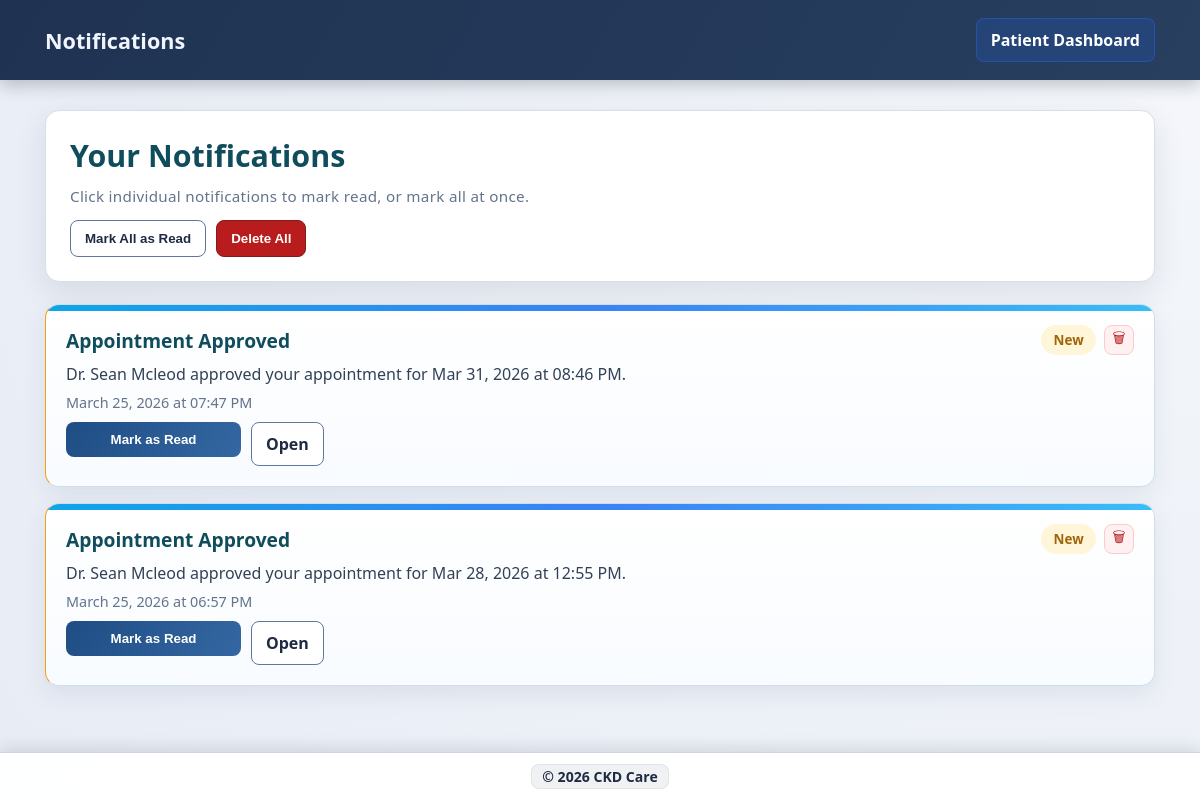
/notifications (signed in), run on the app's committed database.
### app.py (models this page shows)
class Notification(db.Model):
    id = db.Column(db.Integer, primary_key=True)
    user_id = db.Column(db.Integer, db.ForeignKey('user.id'), nullable=False)
    title = db.Column(db.String(180), nullable=False)
    message = db.Column(db.Text, nullable=False)
    notification_type = db.Column(db.String(30), default='info')
    link = db.Column(db.String(255))
    is_read = db.Column(db.Boolean, default=False)
    created_at = db.Column(db.DateTime, default=datetime.utcnow)

### app.py (the view)
@app.route('/notifications')
@login_required
def notifications_page():
    user_id = session.get('user_id')
    notifications = Notification.query.filter_by(user_id=user_id).order_by(Notification.created_at.desc()).all()
    return render_template('notifications.html', notifications=notifications)

### app.py (called while the page is built)
def format_datetime(value, fmt='%B %d, %Y at %I:%M %p', tz=None):
    if value is None:
        return ''
    if not isinstance(value, datetime):
        return str(value)
    if value.tzinfo is None:
        value = value.replace(tzinfo=timezone.utc)
    if tz is None:
        tz = DEFAULT_TIMEZONE
    if tz:
        try:
            value = value.astimezone(tz)
        except Exception:
            value = value.astimezone(timezone.utc)
    return value.strftime(fmt)

def login_required(f):
    @wraps(f)
    def decorated_function(*args, **kwargs):
        if 'user_id' not in session:
            return redirect(url_for('login'))
        return f(*args, **kwargs)
    return decorated_function

def get_unread_notification_count(user_id):
    return Notification.query.filter_by(user_id=user_id, is_read=False).count()

@app.context_processor
def inject_global_notification_state():
    user_id = session.get('user_id')
    data = {'unread_notification_count': 0}
    if user_id:
        data['unread_notification_count'] = get_unread_notification_count(user_id)
    data['current_year'] = datetime.utcnow().year
    return data

### templates/notifications.html (shortened to what this page needs)
<!DOCTYPE html>
<html lang="en">
<head>
    <link rel="stylesheet" href="{{ url_for('static', filename='css/consult.css') }}">
</head>
<body>
    <nav class="navbar">
        <div class="navbar-container">
            <div class="navbar-brand"><h2>Notifications</h2></div>
            <div class="navbar-menu">
                {% if session.get('user_role') == 'doctor' %}
                <a href="{{ url_for('doctor_dashboard') }}" class="btn btn-secondary">Doctor Dashboard</a>
                {% else %}
                <a href="{{ url_for('dashboard') }}" class="btn btn-secondary">Patient Dashboard</a>
                {% endif %}
            </div>
        </div>
    </nav>
    <div class="container">
        <div class="page-header">
            <h1>Your Notifications</h1>
            <p>Click individual notifications to mark read, or mark all at once.</p>
            {% if notifications %}
            <div class="card-actions" style="margin-top: 12px;">
                <form method="POST" action="{{ url_for('mark_all_notifications_read') }}">
                    <button class="btn btn-outline" type="submit">Mark All as Read</button>
                </form>
                <form method="POST" action="{{ url_for('delete_all_notifications') }}">
                    <button class="btn btn-danger" type="submit">Delete All</button>
                </form>
            </div>
            {% endif %}
        </div>
        {% if notifications %}
            <div class="appointments-grid">
                {% for note in notifications %}
                    <div class="appointment-card" style="border-left-color: {{ '#f59e0b' if not note.is_read else '#1d4ed8' }};">
                        <div style="display: flex; justify-content: space-between; gap: 10px; align-items: center;">
                            <h3 style="margin: 0; color: #0f4c5c;">{{ note.title }}</h3>
                            <div class="notif-meta-actions">
                                {% if not note.is_read %}
                                    <span class="status-badge status-requested">New</span>
                                {% else %}
                                    <span class="status-badge status-approved">Read</span>
                                {% endif %}
                                <form method="POST" action="{{ url_for('delete_notification', notification_id=note.id) }}">
                                    <button class="notif-delete-icon" type="submit" title="Delete notification" aria-label="Delete notification">🗑</button>
                                </form>
                            </div>
                        </div>
                        <p style="margin-top: 8px; color: #334155;">{{ note.message }}</p>
                        <p style="margin-top: 8px; color: #64748b; font-size: 0.9rem;">{{ note.created_at|format_datetime }}</p>
                        <div class="card-actions" style="margin-top: 10px;">
                            {% if not note.is_read %}
                            <form method="POST" action="{{ url_for('mark_notification_read', notification_id=note.id) }}">
                                <button class="btn btn-primary" type="submit">Mark as Read</button>
                            </form>
                            {% endif %}
                            {% if note.link %}
                                <a href="{{ note.link }}" class="btn btn-outline">Open</a>
                            {% endif %}
                        </div>
                    </div>
                {% endfor %}
            </div>
        {% else %}
            <div class="confirm-card" style="padding: 20px;">
                <h2>No notifications yet</h2>
                <p>You will see doctor/patient updates here.</p>
            </div>
        {% endif %}
    </div>
    <div class="middle-footer"><span>© {{ current_year if current_year is defined else 2026 }} CKD Care</span></div>
</body>
</html>

### static/css/consult.css (style rules this page uses)
* { margin: 0; padding: 0; box-sizing: border-box; }
body { font-family: 'Segoe UI', Tahoma, Geneva, Verdana, sans-serif; color: #192a40; background: radial-gradient(circle at top right, #f5f7fb 0%, #eef2f8 45%, #e8ecf5 100%); min-height: 100vh; }
.navbar { background: linear-gradient(120deg, #1f3252 0%, #283f5f 100%); color: #ffffff; padding: 18px 0; box-shadow: 0 5px 16px rgba(15, 27, 43, 0.24); position: sticky; top: 0; z-index: 100; }
.navbar-container { max-width: 1150px; margin: 0 auto; padding: 0 20px; display: flex; justify-content: space-between; align-items: center; gap: 14px; }
.navbar-brand h2 { font-size: 1.35rem; font-weight: 700; color: #f0f5ff; }
.navbar-menu { display: flex; gap: 10px; align-items: center; flex-wrap: wrap; justify-content: flex-end; }
.container { max-width: 1150px; margin: 0 auto; padding: 30px 20px 90px; }
.page-header { background: #ffffff; border-radius: 14px; padding: 24px; box-shadow: 0 10px 30px rgba(31, 45, 67, 0.10); border: 1px solid #d7deea; margin-bottom: 22px; }
.page-header h1 { font-size: 1.9rem; color: #0f4c5c; margin-bottom: 8px; }
.page-header p { color: #64748b; line-height: 1.6; font-size: 0.95rem; letter-spacing: 0.02em; }
.btn { display: inline-block; text-decoration: none; border: none; border-radius: 8px; padding: 10px 14px; font-weight: 600; cursor: pointer; transition: all 0.25s ease; text-align: center; }
.notif-meta-actions { display: flex; align-items: center; gap: 8px; }
.notif-delete-icon { border: 1px solid #fecaca; background: #fff1f2; color: #b91c1c; width: 30px; height: 30px; border-radius: 8px; cursor: pointer; display: inline-flex; align-items: center; justify-content: center; font-size: 0.9rem; }
.btn-primary { background: linear-gradient(120deg, #1f4d84 0%, #3467a2 100%); color: #fff; }
.btn-secondary { background: rgba(35, 47, 72, 0.14); color: #1f2a43; border: 1px solid rgba(79, 98, 140, 0.32); }
.navbar-menu .btn-secondary { background: rgba(37, 99, 235, 0.18); color: #ffffff; border: 1px solid rgba(37, 99, 235, 0.45); }
.btn-outline { background: #ffffff; color: #1f2a43; border: 1px solid #5f769f; }
.btn-danger { background: #b91c1c; color: #fff; border: 1px solid #7f1d1d; }
.doctor-card, .booking-card, .confirm-card, .appointment-card, .chat-card { background: #ffffff; border-radius: 16px; box-shadow: 0 10px 30px rgba(10, 25, 45, 0.10); }
.btn-primary { min-width: 175px; }
.card-actions { margin-top: 14px; display: flex; gap: 10px; flex-wrap: wrap; }
.appointments-grid { display: grid; gap: 16px; }
.appointment-card { position: relative; padding: 20px; border: 1px solid #d2ddea; border-radius: 14px; background: linear-gradient(180deg, #ffffff 0%, #f8fbff 100%); box-shadow: 0 8px 24px rgba(19, 47, 85, 0.08); overflow: hidden; transition: transform 0.25s ease, box-shadow 0.25s ease, border-color 0.25s ease; }
.appointment-card::before { content: ''; position: absolute; top: 0; left: 0; right: 0; height: 6px; background: linear-gradient(90deg, #0ea5e9, #3b82f6, #38bdf8); }
.appointment-card h3 { margin-bottom: 4px; color: #1d4e70; font-size: 1.2rem; }
.appointment-card p { margin: 0; color: #334e70; }
.status-badge { border-radius: 999px; padding: 4px 10px; font-size: 0.78rem; font-weight: 700; }
.status-badge.status-requested { background: #fef3c7; color: #92400e; }
.status-badge { display: inline-block; padding: 6px 12px; border-radius: 999px; font-size: 0.84rem; font-weight: 700; letter-spacing: 0.01em; }
.status-badge.status-requested { background: #fff6d9; color: #a06506; }
.middle-footer { position: fixed; left: 0; right: 0; bottom: 0; background: rgba(255, 255, 255, 0.96); color: #1f2a44; padding: 11px 12px; border-top: 1px solid #cbd5e1; text-align: center; box-shadow: 0 -4px 16px rgba(15, 23, 42, 0.12); font-size: 0.88rem; z-index: 999; }
.middle-footer span { display: inline-block; padding: 2px 10px; background: rgba(15, 23, 42, 0.06); border-radius: 8px; border: 1px solid rgba(0, 0, 0, 0.06); font-weight: 600; }
.page-header h1, .page-header p { text-align: left; }
:root { --chat-bg: linear-gradient(180deg, #f9fbff 0%, #edf4fb 100%); --chat-border: #c7d9ee; --page-bg: #f5f7fb; --bubble-sender: #eaf7f1; --bubble-receiver: #f1f6ff; --bubble-sender-border: #2d8f6e; --bubble-receiver-border: #4c7ccd; }

### data on the page
Notification: title "Appointment Approved", is_read "New", message "Dr. Sean Mcleod approved your appointment for Mar 31, 2026 at 08:46 PM.", created_at "March 25, 2026 at 07:47 PM"
Notification: title "Appointment Approved", is_read "New", message "Dr. Sean Mcleod approved your appointment for Mar 28, 2026 at 12:55 PM.", created_at "March 25, 2026 at 06:57 PM"

### other printed values
{{ current_year if current_year is defined else 2026 }} "2026"
